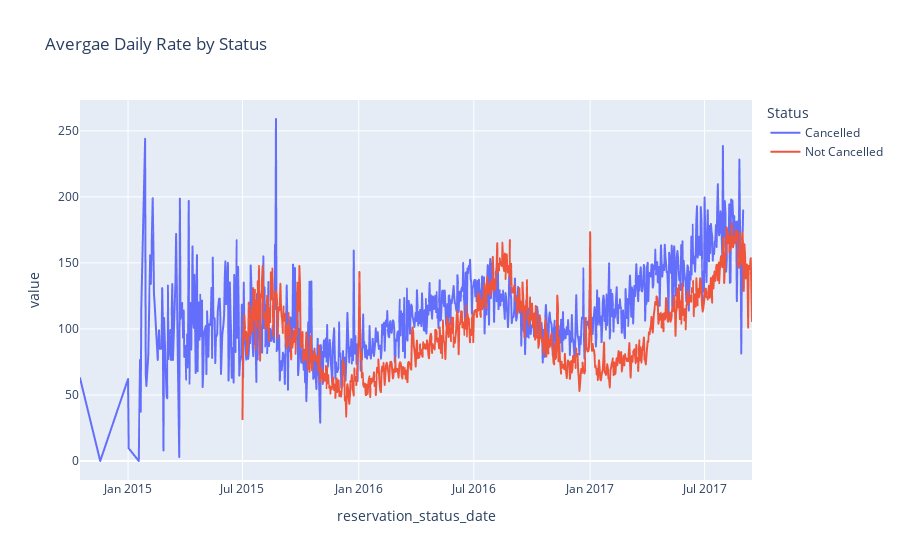

Here is the notebook cell this chart was saved with:
### Code cell
px.line(combined_df.set_index('reservation_status_date'), color='Status', title='Average Daily Rate by Status')

### Figure 1 — Plotly figure (JSON) as saved in the notebook; plotly's stock layout.template omitted (floating-point values rounded to 4 significant figures; data arrays with more than 128 entries replaced by an {"elided": "..."} marker saying what was removed)
{"data": [{"hovertemplate": "Status=Cancelled<br>variable=adr<br>reservation_status_date=%{x}<br>value=%{y}<extra></extra>", "legendgroup": "Cancelled", "line": {"color": "#636efa", "dash": "solid"}, "marker": {"symbol": "circle"}, "mode": "lines", "name": "Cancelled", "showlegend": true, "type": "scattergl", "x": {"elided": "902 str values"}, "xaxis": "x", "y": {"elided": "902 float values"}, "yaxis": "y"}, {"hovertemplate": "Status=Not Cancelled<br>variable=adr<br>reservation_status_date=%{x}<br>value=%{y}<extra></extra>", "legendgroup": "Not Cancelled", "line": {"color": "#EF553B", "dash": "solid"}, "marker": {"symbol": "circle"}, "mode": "lines", "name": "Not Cancelled", "showlegend": true, "type": "scattergl", "x": {"elided": "805 str values"}, "xaxis": "x", "y": {"elided": "805 float values"}, "yaxis": "y"}], "layout": {"legend": {"title": {"text": "Status"}, "tracegroupgap": 0}, "title": {"text": "Avergae Daily Rate by Status"}, "xaxis": {"anchor": "y", "domain": [0, 1], "title": {"text": "reservation_status_date"}}, "yaxis": {"anchor": "x", "domain": [0, 1], "title": {"text": "value"}}}}
